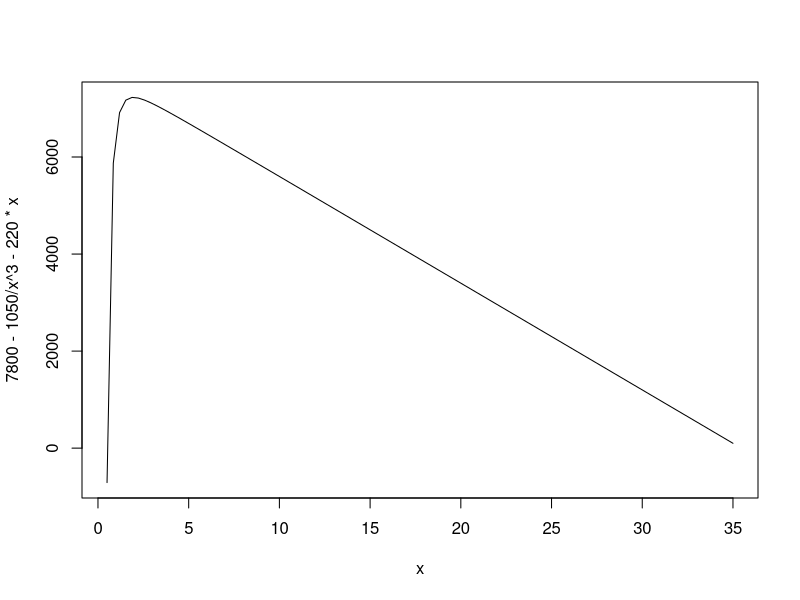
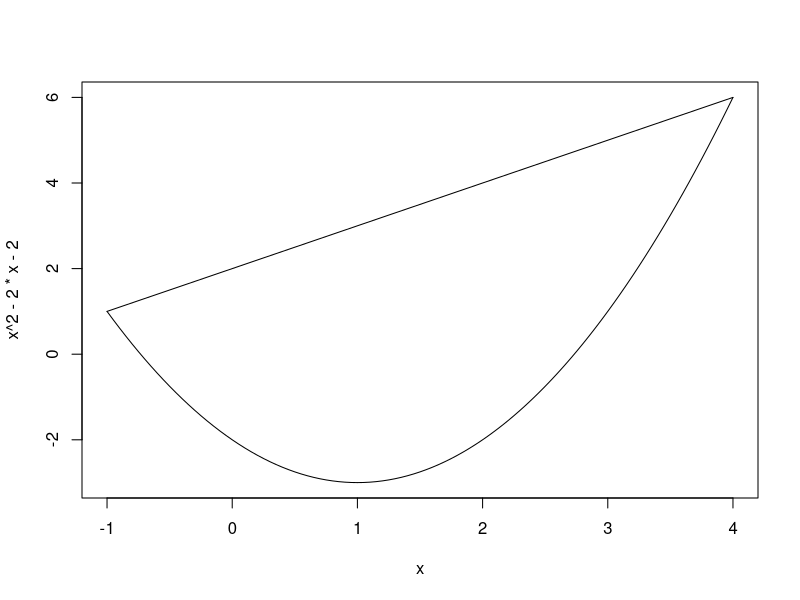

Source code (R) for these figures, in order:
## ---- chunk 1
knitr::opts_chunk$set(echo = TRUE)
## ---- chunk 2
curve(7800-1050/x^3-220*x, 0.5,35)
## ---- chunk 3
curve(x^2 -2*x-2, -1, 4)
curve(x+2, add = TRUE, -1,4)
((3/2)*4^2 +4*4 -(1/3)*4^3) - ((3/2)*(-1)^2 +4*(-1) -(1/3)*(-1)^3)
